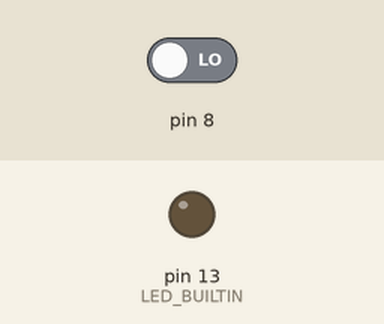
This sketch was run on a simulated Arduino Uno, built with avr-gcc and run on an emulated ATmega328P. Shown: output pins drawn as LEDs (lit = HIGH). The test bench sets the inputs (shaded band); at power-on: pin 8 LOW.

Above: at 1.2 s.
1.3 s: pin 8 driven HIGH
At 2.0 s:
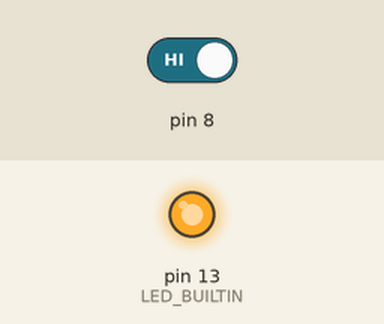
2.8 s: pin 8 driven LOW
At 3.2 s:
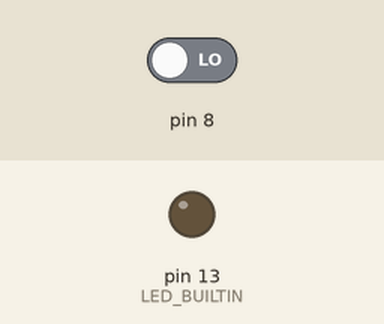
Timing chart, 0 to 5.8 s (numbered marks = the images above; inputs shaded):
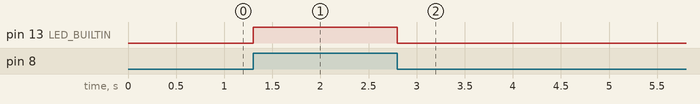

The sketch:

ArduinoTestReceiveDataFromNodemcu.ino
```cpp
void setup() {
  pinMode(8, INPUT);
  pinMode(LED_BUILTIN, OUTPUT);
}

void loop() {
  int val = digitalRead(8);     // read the input pin
  Serial.println(val);
  digitalWrite(LED_BUILTIN, val);    // sets the LED to the button's value
}
```

Measured:
- after the input at 1.3 s, pin 13 (LED_BUILTIN): LOW → HIGH at once
- after the input at 2.8 s, pin 13 (LED_BUILTIN): HIGH → LOW at once
